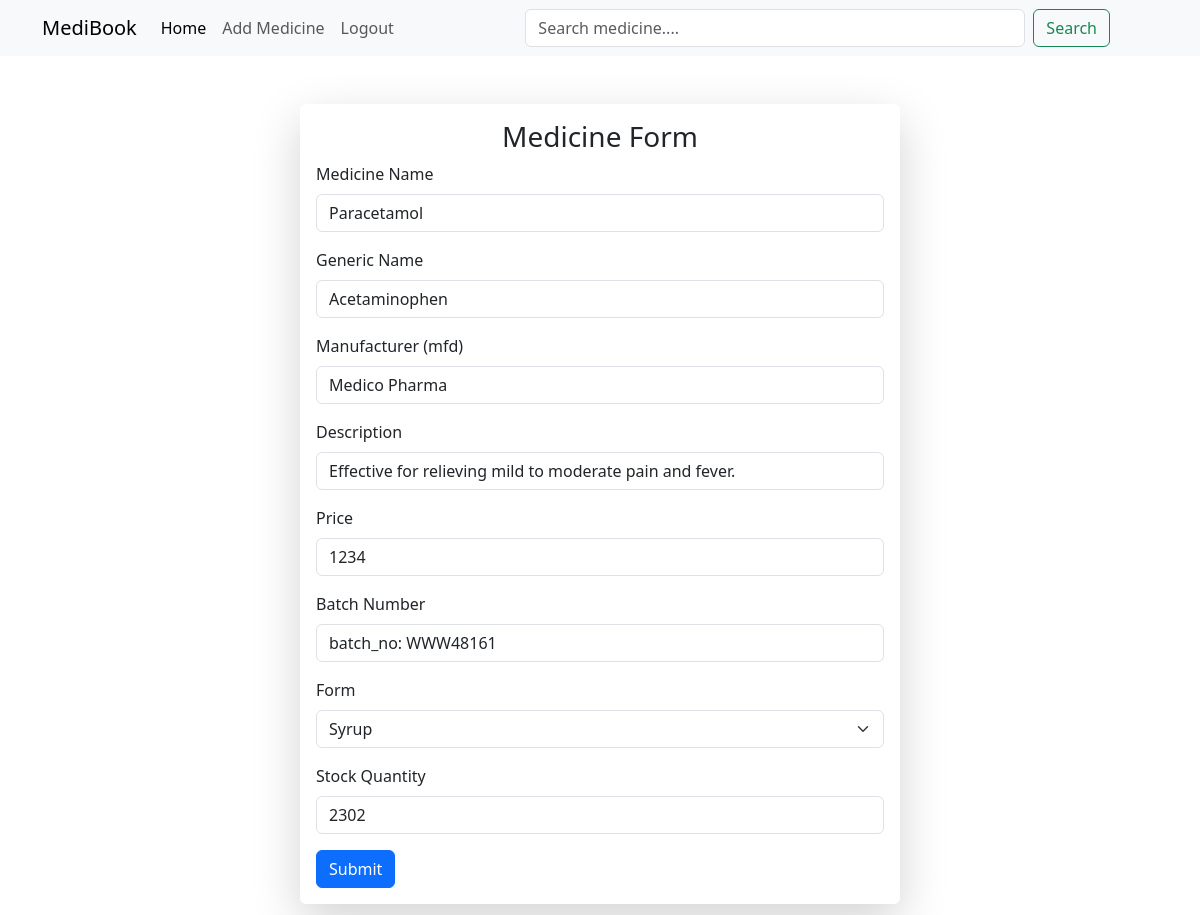
Page /edit/paracetamol-4vfo/ (signed in) on the committed database.
### medicine/models.py (models this page shows)
class MedicineModel(models.Model):
    name = models.CharField(max_length=150)
    generic_name = models.CharField(max_length=150)
    manufacturer = models.CharField(max_length=150)
    description = models.CharField(max_length=150)
    price = models.IntegerField()
    batch_number = models.CharField(max_length=50)
    form = models.CharField(max_length=100)
    stock_quantity = models.IntegerField()
    slug = models.SlugField(unique=True, null=True)

### medicine/views.py (the view, shortened to what this page needs)
# urls.py: path('edit/<slug:slug>/', edit_medicien, name='edit-view'),
@login_required(login_url="login-view")
def edit_medicien(request, slug):
    try:
        obj = MedicineModel.objects.get(slug=slug)
        context={'data': obj}
        return render(request, 'add_medicine.html', context=context)
    except MedicineModel.DoesNotExist:
        messages.error('Some error occured!')
        return redirect('home-view', context=context)

### medicine/templates/add_medicine.html (shortened to what this page needs)
{% extends "base.html" %} {% block body %}
<form class="container w-50 mt-5 mb-5 border-1 shadow-lg p-3 rounded" method="POST">
  <h3 class="text-center">Medicine Form</h3>
  <div class="mb-3">
    <label for="medicien_name" class="form-label">Medicine Name</label>
    <input
      type="text"
      class="form-control"
      id="medicien_name"
      name="name"
      value="{{data.name}}"
      required
    />
  </div>
  <div class="mb-3">
    <label for="generic_name" class="form-label">Generic Name</label>
    <input
      type="text"
      class="form-control"
      id="generic_name"
      name="generic_name"
      value="{{data.generic_name}}"
      required
    />
  </div>
  <div class="mb-3">
    <label for="menufacturer" class="form-label">Manufacturer (mfd)</label>
    <input
      type="text"
      class="form-control"
      id="menufacturer"
      name="manufacturer"
      value="{{data.manufacturer}}"
      required
    />
  </div>
  <div class="mb-3">
    <label for="description" class="form-label">Description</label>
    <input
      type="text"
      class="form-control"
      id="description"
      name="description"
      value="{{data.description}}"
      required
    />
  </div>
  <div class="mb-3">
    <label for="price" class="form-label">Price</label>
    <input
      type="text"
      class="form-control"
      id="price"
      name="price"
      value="{{data.price}}"
      required
    />
  </div>
  <div class="mb-3">
    <label for="batch_number" class="form-label">Batch Number</label>
    <input
      type="text"
      class="form-control"
      id="batch_number"
      name="batch_number"
      value="{{data.batch_number}}"
      required
    />
  </div>
  <div class="mb-3">
    <label for="form" class="form-label">Form</label>
    <select
      class="form-select"
      aria-label="Default select example"
      name="form"
      required
    >
        <option value="Syrup" {% if data.form == 'Syrup' %}selected{% endif %}>Syrup</option>
    </select>
  </div>
  <div class="mb-3">
    <label for="stock" class="form-label">Stock Quantity</label>
    <input
      type="text"
      class="form-control"
      id="stock"
      name="stock_quantity"
      value="{{data.stock_quantity}}"
      required
    />
  </div>
  <button type="submit" class="btn btn-primary">Submit</button>
</form>
{% endblock %}

### rows in the picture
MedicineModel: name "Paracetamol", generic_name "Acetaminophen", manufacturer "Medico Pharma", description "Effective for relieving mild to moderate pain and fever.", price "1234", batch_number "batch_no: WWW48161", form "Syrup", stock_quantity "2302"
